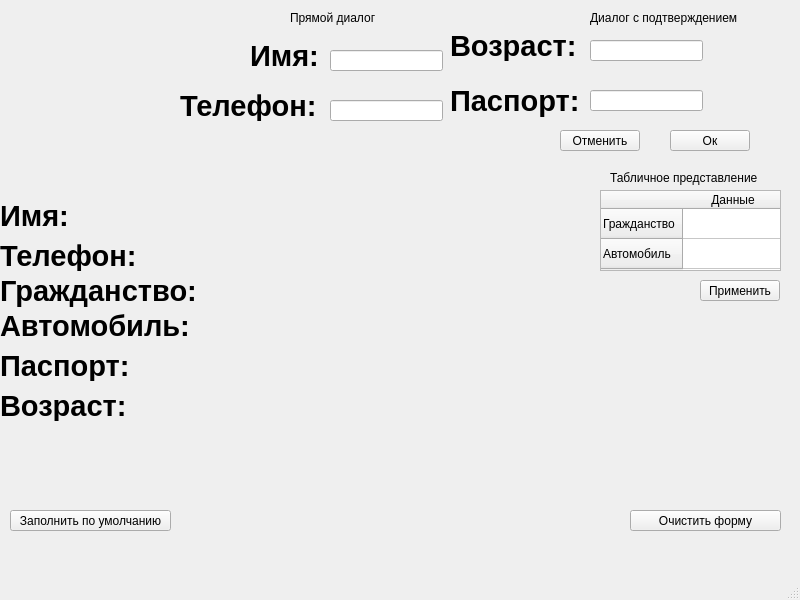
<?xml version="1.0" encoding="UTF-8"?>
<ui version="4.0">
 <class>MainWindow</class>
 <widget class="QMainWindow" name="MainWindow">
  <property name="geometry">
   <rect>
    <x>0</x>
    <y>0</y>
    <width>800</width>
    <height>600</height>
   </rect>
  </property>
  <property name="windowTitle">
   <string>MainWindow</string>
  </property>
  <widget class="QWidget" name="centralwidget">
   <widget class="QLabel" name="label">
    <property name="geometry">
     <rect>
      <x>0</x>
      <y>10</y>
      <width>171</width>
      <height>171</height>
     </rect>
    </property>
    <property name="text">
     <string/>
    </property>
    <property name="pixmap">
     <pixmap resource="myRes.qrc">:/face.png</pixmap>
    </property>
    <property name="scaledContents">
     <bool>true</bool>
    </property>
   </widget>
   <widget class="QLabel" name="label_2">
    <property name="geometry">
     <rect>
      <x>0</x>
      <y>200</y>
      <width>81</width>
      <height>31</height>
     </rect>
    </property>
    <property name="font">
     <font>
      <pointsize>22</pointsize>
      <weight>75</weight>
      <bold>true</bold>
     </font>
    </property>
    <property name="text">
     <string>Имя:</string>
    </property>
   </widget>
   <widget class="QLabel" name="label_3">
    <property name="geometry">
     <rect>
      <x>0</x>
      <y>240</y>
      <width>221</width>
      <height>31</height>
     </rect>
    </property>
    <property name="font">
     <font>
      <pointsize>22</pointsize>
      <weight>75</weight>
      <bold>true</bold>
     </font>
    </property>
    <property name="text">
     <string>Телефон:</string>
    </property>
   </widget>
   <widget class="QLabel" name="label_4">
    <property name="geometry">
     <rect>
      <x>0</x>
      <y>270</y>
      <width>221</width>
      <height>41</height>
     </rect>
    </property>
    <property name="font">
     <font>
      <pointsize>22</pointsize>
      <weight>75</weight>
      <bold>true</bold>
     </font>
    </property>
    <property name="text">
     <string>Гражданство:</string>
    </property>
   </widget>
   <widget class="QLabel" name="label_5">
    <property name="geometry">
     <rect>
      <x>0</x>
      <y>310</y>
      <width>221</width>
      <height>31</height>
     </rect>
    </property>
    <property name="font">
     <font>
      <pointsize>22</pointsize>
      <weight>75</weight>
      <bold>true</bold>
     </font>
    </property>
    <property name="text">
     <string>Автомобиль:</string>
    </property>
   </widget>
   <widget class="QLabel" name="label_6">
    <property name="geometry">
     <rect>
      <x>0</x>
      <y>350</y>
      <width>131</width>
      <height>31</height>
     </rect>
    </property>
    <property name="font">
     <font>
      <pointsize>22</pointsize>
      <weight>75</weight>
      <bold>true</bold>
     </font>
    </property>
    <property name="text">
     <string>Паспорт:</string>
    </property>
   </widget>
   <widget class="QLabel" name="label_7">
    <property name="geometry">
     <rect>
      <x>0</x>
      <y>390</y>
      <width>141</width>
      <height>31</height>
     </rect>
    </property>
    <property name="font">
     <font>
      <pointsize>22</pointsize>
      <weight>75</weight>
      <bold>true</bold>
     </font>
    </property>
    <property name="text">
     <string>Возраст:</string>
    </property>
   </widget>
   <widget class="QLabel" name="label_name">
    <property name="geometry">
     <rect>
      <x>80</x>
      <y>200</y>
      <width>221</width>
      <height>31</height>
     </rect>
    </property>
    <property name="font">
     <font>
      <pointsize>22</pointsize>
      <weight>75</weight>
      <bold>true</bold>
     </font>
    </property>
    <property name="text">
     <string/>
    </property>
   </widget>
   <widget class="QLabel" name="label_phone">
    <property name="geometry">
     <rect>
      <x>150</x>
      <y>240</y>
      <width>261</width>
      <height>31</height>
     </rect>
    </property>
    <property name="font">
     <font>
      <pointsize>22</pointsize>
      <weight>75</weight>
      <bold>true</bold>
     </font>
    </property>
    <property name="text">
     <string/>
    </property>
   </widget>
   <widget class="QLabel" name="label_city">
    <property name="geometry">
     <rect>
      <x>210</x>
      <y>280</y>
      <width>301</width>
      <height>31</height>
     </rect>
    </property>
    <property name="font">
     <font>
      <pointsize>22</pointsize>
      <weight>75</weight>
      <bold>true</bold>
     </font>
    </property>
    <property name="text">
     <string/>
    </property>
   </widget>
   <widget class="QLabel" name="label_car">
    <property name="geometry">
     <rect>
      <x>200</x>
      <y>310</y>
      <width>291</width>
      <height>31</height>
     </rect>
    </property>
    <property name="font">
     <font>
      <pointsize>22</pointsize>
      <weight>75</weight>
      <bold>true</bold>
     </font>
    </property>
    <property name="text">
     <string/>
    </property>
   </widget>
   <widget class="QLabel" name="label_pass">
    <property name="geometry">
     <rect>
      <x>140</x>
      <y>350</y>
      <width>431</width>
      <height>31</height>
     </rect>
    </property>
    <property name="font">
     <font>
      <pointsize>22</pointsize>
      <weight>75</weight>
      <bold>true</bold>
     </font>
    </property>
    <property name="text">
     <string/>
    </property>
   </widget>
   <widget class="QLabel" name="label_age">
    <property name="geometry">
     <rect>
      <x>130</x>
      <y>390</y>
      <width>91</width>
      <height>31</height>
     </rect>
    </property>
    <property name="font">
     <font>
      <pointsize>22</pointsize>
      <weight>75</weight>
      <bold>true</bold>
     </font>
    </property>
    <property name="text">
     <string/>
    </property>
   </widget>
   <widget class="QPushButton" name="pushButton">
    <property name="geometry">
     <rect>
      <x>10</x>
      <y>510</y>
      <width>161</width>
      <height>21</height>
     </rect>
    </property>
    <property name="text">
     <string>Заполнить по умолчанию</string>
    </property>
   </widget>
   <widget class="QLabel" name="label_8">
    <property name="geometry">
     <rect>
      <x>290</x>
      <y>10</y>
      <width>111</width>
      <height>16</height>
     </rect>
    </property>
    <property name="text">
     <string>Прямой диалог </string>
    </property>
   </widget>
   <widget class="QLabel" name="label_9">
    <property name="geometry">
     <rect>
      <x>590</x>
      <y>10</y>
      <width>151</width>
      <height>16</height>
     </rect>
    </property>
    <property name="text">
     <string>Диалог с подтверждением</string>
    </property>
   </widget>
   <widget class="QLabel" name="label_10">
    <property name="geometry">
     <rect>
      <x>610</x>
      <y>170</y>
      <width>151</width>
      <height>16</height>
     </rect>
    </property>
    <property name="text">
     <string>Табличное представление</string>
    </property>
   </widget>
   <widget class="QLineEdit" name="lineEditName">
    <property name="geometry">
     <rect>
      <x>330</x>
      <y>50</y>
      <width>113</width>
      <height>21</height>
     </rect>
    </property>
   </widget>
   <widget class="QLineEdit" name="lineEditPhone">
    <property name="geometry">
     <rect>
      <x>330</x>
      <y>100</y>
      <width>113</width>
      <height>21</height>
     </rect>
    </property>
   </widget>
   <widget class="QLineEdit" name="lineEditAge">
    <property name="geometry">
     <rect>
      <x>590</x>
      <y>40</y>
      <width>113</width>
      <height>21</height>
     </rect>
    </property>
   </widget>
   <widget class="QLineEdit" name="lineEditPass">
    <property name="geometry">
     <rect>
      <x>590</x>
      <y>90</y>
      <width>113</width>
      <height>21</height>
     </rect>
    </property>
   </widget>
   <widget class="QLabel" name="label_11">
    <property name="geometry">
     <rect>
      <x>250</x>
      <y>40</y>
      <width>81</width>
      <height>31</height>
     </rect>
    </property>
    <property name="font">
     <font>
      <pointsize>22</pointsize>
      <weight>75</weight>
      <bold>true</bold>
     </font>
    </property>
    <property name="text">
     <string>Имя:</string>
    </property>
   </widget>
   <widget class="QLabel" name="label_12">
    <property name="geometry">
     <rect>
      <x>180</x>
      <y>90</y>
      <width>151</width>
      <height>31</height>
     </rect>
    </property>
    <property name="font">
     <font>
      <pointsize>22</pointsize>
      <weight>75</weight>
      <bold>true</bold>
     </font>
    </property>
    <property name="text">
     <string>Телефон:</string>
    </property>
   </widget>
   <widget class="QLabel" name="label_13">
    <property name="geometry">
     <rect>
      <x>450</x>
      <y>30</y>
      <width>141</width>
      <height>31</height>
     </rect>
    </property>
    <property name="font">
     <font>
      <pointsize>22</pointsize>
      <weight>75</weight>
      <bold>true</bold>
     </font>
    </property>
    <property name="text">
     <string>Возраст:</string>
    </property>
   </widget>
   <widget class="QLabel" name="label_14">
    <property name="geometry">
     <rect>
      <x>450</x>
      <y>80</y>
      <width>131</width>
      <height>41</height>
     </rect>
    </property>
    <property name="font">
     <font>
      <pointsize>22</pointsize>
      <weight>75</weight>
      <bold>true</bold>
     </font>
    </property>
    <property name="text">
     <string>Паспорт:</string>
    </property>
   </widget>
   <widget class="QPushButton" name="pushButton_2">
    <property name="geometry">
     <rect>
      <x>670</x>
      <y>130</y>
      <width>80</width>
      <height>21</height>
     </rect>
    </property>
    <property name="text">
     <string>Ок</string>
    </property>
   </widget>
   <widget class="QPushButton" name="pushButton_3">
    <property name="geometry">
     <rect>
      <x>560</x>
      <y>130</y>
      <width>80</width>
      <height>21</height>
     </rect>
    </property>
    <property name="text">
     <string>Отменить</string>
    </property>
   </widget>
   <widget class="QTableWidget" name="tableWidget">
    <property name="geometry">
     <rect>
      <x>600</x>
      <y>190</y>
      <width>181</width>
      <height>81</height>
     </rect>
    </property>
    <attribute name="horizontalHeaderCascadingSectionResizes">
     <bool>true</bool>
    </attribute>
    <row>
     <property name="text">
      <string>Гражданство</string>
     </property>
    </row>
    <row>
     <property name="text">
      <string>Автомобиль</string>
     </property>
    </row>
    <column>
     <property name="text">
      <string>Данные</string>
     </property>
    </column>
   </widget>
   <widget class="QPushButton" name="pushButton_4">
    <property name="geometry">
     <rect>
      <x>700</x>
      <y>280</y>
      <width>80</width>
      <height>21</height>
     </rect>
    </property>
    <property name="text">
     <string>Применить</string>
    </property>
   </widget>
   <widget class="QPushButton" name="pushButton_5">
    <property name="geometry">
     <rect>
      <x>630</x>
      <y>510</y>
      <width>151</width>
      <height>21</height>
     </rect>
    </property>
    <property name="text">
     <string>Очистить форму</string>
    </property>
   </widget>
  </widget>
  <widget class="QMenuBar" name="menubar">
   <property name="geometry">
    <rect>
     <x>0</x>
     <y>0</y>
     <width>800</width>
     <height>20</height>
    </rect>
   </property>
  </widget>
  <widget class="QStatusBar" name="statusbar"/>
 </widget>
 <resources>
  <include location="myRes.qrc"/>
 </resources>
 <connections/>
</ui>
